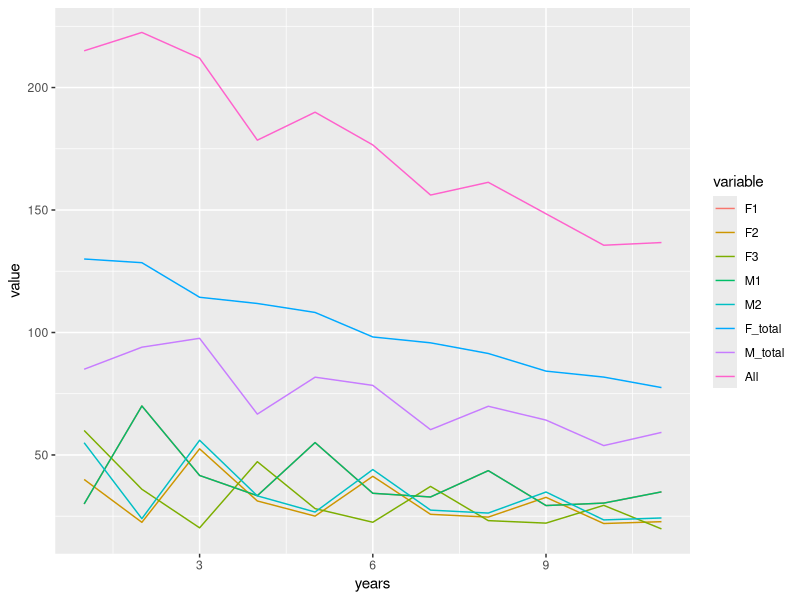

The R script that drew this image:
library(here)
library(ggplot2)
library(reshape2)
library(dplyr)

here()

# example from the internet http://ecovirtual.ib.usp.br/doku.php?id=en:ecovirt:roteiro:pop_str:pstr_mtr#:~:text=The%20growth%20of%20a%20population,make%20projections%20for%20different%20scenarios.
# imagine a sex and age structured population where females live for 3 years (3 age categories) and males live for 2 years (2 age categories)
# vector of fecundity corresponding to females in age group 1-3 and males in age group 1-2 F1, F2, F3, M1, M2
fecundity <- c(0, 0.5, 2, 0, 0)

#vector of survival for age groups 1-3
survival <- c(0.75, 0.9, 0, 0.8, 0)

#number of age groups
age_groups <- c('F1', 'F2', 'F3', 'M1', "M2")

#empty matrix of dimensions 3*3 equal to number of age groups
Mat_A <- matrix(0, nrow = length(age_groups), ncol = length(age_groups))

#filling the matrix, 

#survival:
#When filling the matrix important to put survival in first since otherwise the 0 terms for survival may overwrite some of the fecundities
for (i in 2:nrow(Mat_A)){
  Mat_A[i,i-1] <- survival[i-1]
}

#fecundity:
#nb fecundity this should be proportional to the number of offspring in each sex class (e.g. 50% female, 50% male)
p_female <- 0.5

#this works since we know that row 4 is the start of the male group, may not be possible on larger scale
for (i in 1:ncol(Mat_A)){
  Mat_A[1,i] <- p_female*fecundity[i]
  Mat_A[4,i] <- (1-p_female)*fecundity[i]
}



#create a matrix for the initial population split by sex and age class: F1, F2, F3, M1, M2
#nb must be a matrix in order to do matrix multiplication?

N0 <- matrix(c(30,40,60,30,55), ncol = 1)

#calculate the population for generation 1: 

N1 <- Mat_A %*% N0

#simulate the population over the next 10 years

#set the number of years/generations
years <- 10

#container for population projection with nrow equal to the number of age groups (Mat_A) and ncol equal to the number of years/generations (+1 for the initial poulation vector)
pop_projection <- matrix(0, nrow = nrow(Mat_A), ncol = years+1)
pop_projection[,1] <- N0

for(i in 1:years){
  pop_projection[, i+1] <- Mat_A %*% pop_projection[ ,i]
}

#pop_projection matrix as dataframe suitable for ggplot (transposed)

pop_df <- as.data.frame(t(pop_projection))
colnames(pop_df) <- age_groups

#use dplyr to create a new column with the years in the first column of the df
pop_df <- pop_df %>% mutate(years = c(1:11)) %>% select(years, everything())

#add some additional variables for total number of females, males and overall
pop_df <- pop_df %>% mutate(F_total = F1+F2+F3, M_total = M1+M2, All = F1+F2+F3+M1+M2)

#yse reshape2 library to convert data into long format with year as the id
pop_df_long <- melt(pop_df, id = "years")

ggplot(pop_df_long, aes(x = years, y = value, colour = variable)) + geom_line()




